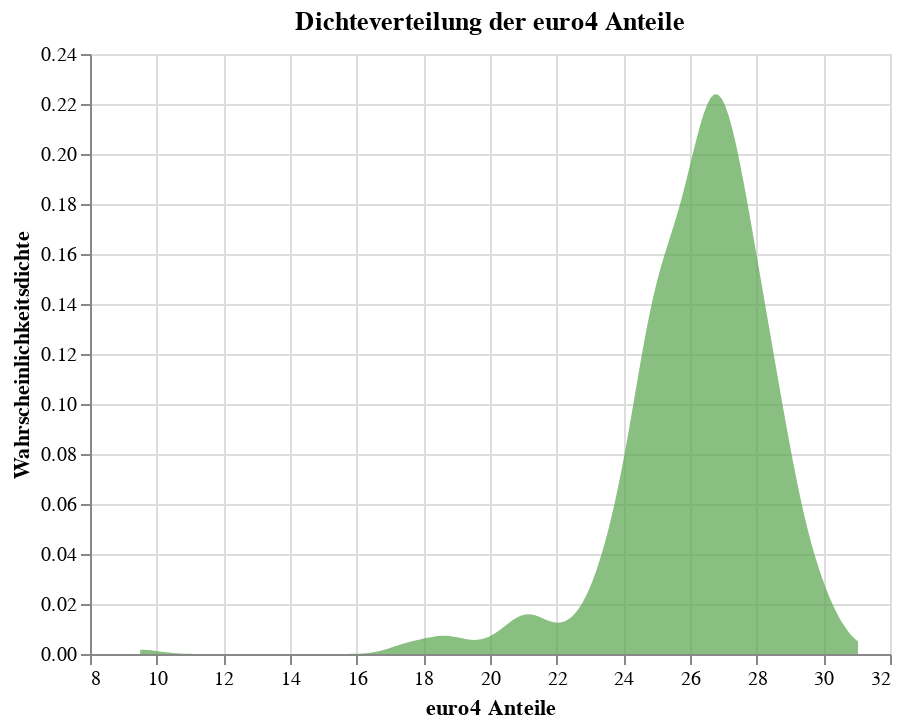

The notebook cell saved with this chart:
### Markdown cell above
Eine **Dichteverteilung** (auch Kerndichteschätzung oder KDE-Plot) zeigt die kontinuierliche Wahrscheinlichkeitsverteilung einer Variable. Im Gegensatz zum Histogramm, das diskrete Häufigkeiten in Klassen darstellt, visualisiert die Dichteverteilung einen geglätteten Verlauf der Datenverteilung. Die Fläche unter der Kurve summiert sich zu 1, wodurch die relative Häufigkeit von Wertebereichen direkt ablesbar ist.

### Code cell
create_density_plot(df=df_regr, column_name='euro4', observation_label="euro4 Anteile", xmin=8, xmax=32)

### Figure 1 — Vega-Lite specification as saved in the notebook (floating-point values rounded to 4 significant figures; data arrays with more than 128 entries replaced by an {"elided": "..."} marker saying what was removed)
{"config": {"view": {"continuousWidth": 300, "continuousHeight": 300}}, "data": {"name": "data-c166c8ea381a6e2dd7a5c23abcd37054"}, "mark": {"type": "area", "color": "#57A44C", "opacity": 0.7}, "encoding": {"tooltip": [{"field": "euro4", "format": ".1f", "title": "euro4 Anteile", "type": "quantitative"}, {"field": "density", "format": ".4f", "title": "Dichte", "type": "quantitative"}], "x": {"field": "euro4", "scale": {"domain": [8, 32]}, "title": "euro4 Anteile", "type": "quantitative"}, "y": {"field": "density", "title": "Wahrscheinlichkeitsdichte", "type": "quantitative"}}, "height": 300, "title": "Dichteverteilung der euro4 Anteile", "transform": [{"density": "euro4", "as": ["euro4", "density"]}], "width": 400, "$schema": "https://vega.github.io/schema/vega-lite/v5.20.1.json", "datasets": {"data-c166c8ea381a6e2dd7a5c23abcd37054": {"elided": "399 records"}}}
